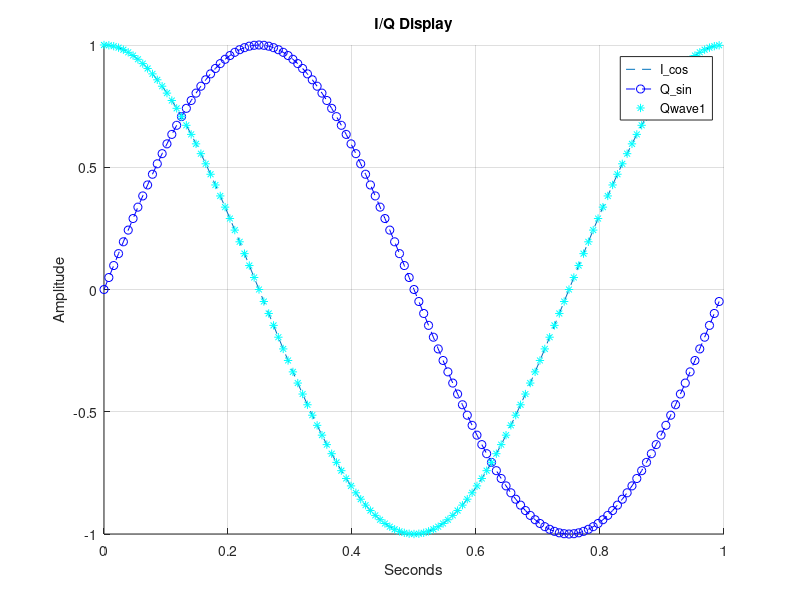

The MATLAB script that drew this image:
clear; close all; clc;

f = 1;
fs = 128;
t = linspace(0, 1-(1/fs), fs);

Iwave = cos(2*pi*f*t);
Qwave = sin(2*pi*f*t);

Qwave1 = zeros(1,fs);
Qwave1(1:(fs*3/4)) = Qwave((fs*1/4+1):fs);
Qwave1((fs*3/4+1):fs) = Qwave(1:(fs*1/4));

% Display plot
figure(1);
hold on; plot(t, Iwave, '--'); plot(t, Qwave, 'b--o'); plot(t, Qwave1, 'c*'); hold off;
title('I/Q Display');
xlabel('Seconds'); ylabel('Amplitude'); grid on;
legend('I\_cos', 'Q\_sin', 'Qwave1');
